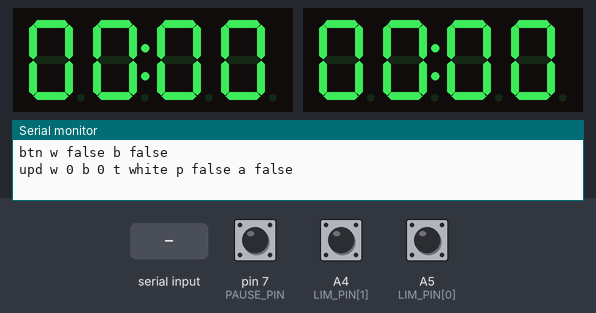
Bench run of a program on a simulated Arduino Uno, built with avr-gcc and run on an emulated ATmega328P. Parts: 2 × 4-digit seven-segment display, the last lines printed to the serial monitor. Inputs (shaded band) come from the test bench; at power-on: A4 (LIM_PIN[1]) HIGH, A5 (LIM_PIN[0]) HIGH, pin 7 (PAUSE_PIN) HIGH.

Above: at 1.2 s.
1.3 s: A4 (LIM_PIN[1]) pulled LOW for 0.15 s
At 1.82 s:
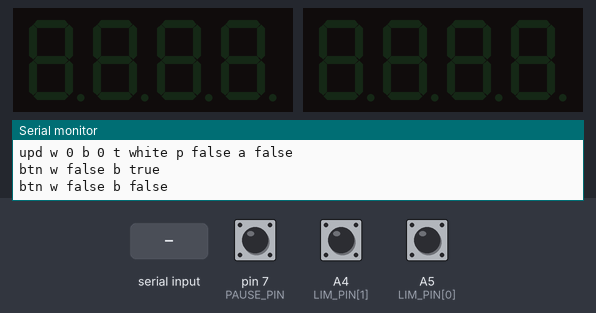
2.9 s: A5 (LIM_PIN[0]) pulled LOW for 0.15 s
4.5 s: "rst\n" received over Serial
6.0 s: "pause\n" received over Serial
7.5 s: A4 (LIM_PIN[1]) pulled LOW for 1 s
10.0 s: "rst 90 45\n" received over Serial
Timing chart, 0 to 13.0 s (numbered marks = the images above; inputs shaded):
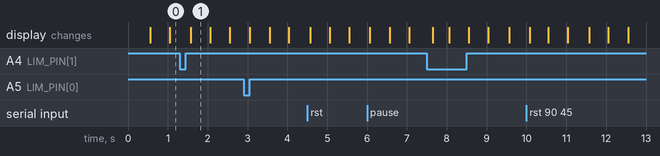

The program:

main.cpp
```cpp
#include <Arduino.h>
#include <TM1637Display.h>

//                                                                                                //
// ====================================== Pin Definitions ======================================= //
//                                                                                                //

const int PAUSE_PIN = 7;
const int LIM_PIN[] = {A5, A4};

TM1637Display displays[] = {TM1637Display(A3, A2), TM1637Display(A1, A0)};

//                                                                                                //
// ========================================= Constants ========================================== //
//                                                                                                //

enum Color {
    WHITE = 0,
    BLACK = 1,
};

const unsigned long BLINK_INTERVAL = 500;
const unsigned long SERIAL_REPORT_INTERVAL = 1000;

//                                                                                                //
// ========================================= Game State ========================================= //
//                                                                                                //

unsigned long time_left[2] = {0, 0};
unsigned long last_time_update = 0;
Color current = WHITE;

bool button_states[2] = {false, false};
bool pause_was_pressed = false;
unsigned long paused_time = 0;

unsigned long last_serial_report = 0;

bool game_running = false;
bool paused = false;

unsigned long initial_time = 0;
unsigned long time_increment = 0;

char input_string[128];
size_t input_string_idx = 0;

//                                                                                                //
// ===================================== Utility Functions ====================================== //
//                                                                                                //

/**
 * Update the measured time for both colors. Should be called regularly, especially before making
 * any state changes or sending updates.
 *
 * @param[in] current_time The current time in milliseconds.
 */
void update_time(unsigned long current_time) {
    if (last_time_update == 0) {
        last_time_update = current_time;
        return;
    }

    if (paused) {
        last_time_update = current_time;
        return;
    }

    unsigned long elapsed = current_time - last_time_update;
    last_time_update = current_time;
    if (elapsed > time_left[current]) {
        time_left[current] = 0;
        game_running = false;
        return;
    }

    time_left[current] -= elapsed;
}

/**
 * Update the time remaining on both displays.
 */
void display_time() {
    for (int i = 0; i < 2; ++i) {
        const int mins = time_left[i] / 60000;
        const int secs = (time_left[i] / 1000) % 60;
        displays[i].showNumberDecEx(mins * 100 + secs, 0b01000000, true);
    }
}

/**
 * Clear both displays.
 */
void clear_displays() {
    for (auto& display : displays) {
        display.clear();
    }
}

/**
 * Send a serial update with the current state.
 *
 * @param[in] current_time The current time in milliseconds.
 */
void send_serial_update(unsigned long current_time) {
    last_serial_report = (current_time / SERIAL_REPORT_INTERVAL) * SERIAL_REPORT_INTERVAL;
    Serial.print("upd w ");
    Serial.print(time_left[WHITE]);
    Serial.print(" b ");
    Serial.print(time_left[BLACK]);
    Serial.print(" t ");
    Serial.print(current == WHITE ? "white" : "black");
    Serial.print(" p ");
    Serial.print(paused ? "true" : "false");
    Serial.print(" a ");
    Serial.print(game_running ? "true" : "false");
    Serial.println();
}

/**
 * Send a serial update with the current button states.
 */
void send_button_update() {
    Serial.print("btn w ");
    Serial.print(button_states[WHITE] ? "true" : "false");
    Serial.print(" b ");
    Serial.print(button_states[BLACK] ? "true" : "false");
    Serial.println();
}

/**
 * Update the button states.
 */
void update_button_states() {
    const bool w = digitalRead(LIM_PIN[WHITE]) == LOW;
    const bool b = digitalRead(LIM_PIN[BLACK]) == LOW;
    const bool updated = w != button_states[WHITE] || b != button_states[BLACK];

    button_states[WHITE] = w;
    button_states[BLACK] = b;
    if (updated) send_button_update();
}

/**
 * Parse and handle a command recieved over serial.
 *
 * @param[in] command The full command received over serial.
 * @param[in] current_time The current time in milliseconds.
 */
void handle_command(String command, unsigned long current_time) {
    if (command.startsWith("rst")) {
        unsigned long base, inc;
        int res = sscanf(command.c_str(), "rst %lu %lu", &base, &inc);
        switch (res) {
            case 2:
                time_left[WHITE] = base;
                time_left[BLACK] = base;
                time_increment = inc;
                current = WHITE;
                game_running = true;
                Serial.println("ack");
                send_serial_update(current_time);
                return;
            default:
                Serial.println("rej Argument error");
                return;
        }
    }

    if (command.startsWith("set")) {
        char w[8];
        char b[8];
        int res = sscanf(command.c_str(), "set w %s b %s", w, b);
        switch (res) {
            case 2:
                if (strcmp(w, "-") != 0) {
                    time_left[WHITE] = atol(w);
                }
                if (strcmp(b, "-") != 0) {
                    time_left[BLACK] = atol(b);
                }
                Serial.println("ack");
                send_serial_update(current_time);
                return;
            default:
                Serial.println("rej Argument error");
                return;
        }
    }

    if (command.startsWith("pause")) {
        paused = true;
        Serial.println("ack");
        send_serial_update(current_time);
        return;
    }

    if (command.startsWith("resume")) {
        paused = false;
        Serial.println("ack");
        send_serial_update(current_time);
        return;
    }
}

//                                                                                                //
// ==================================== Arduino Control Flow ==================================== //
//                                                                                                //

void setup() {
    Serial.begin(9600);
    Serial.setTimeout(1000);

    pinMode(PAUSE_PIN, INPUT_PULLUP);
    pinMode(LIM_PIN[WHITE], INPUT_PULLUP);
    pinMode(LIM_PIN[BLACK], INPUT_PULLUP);

    for (auto& display : displays) {
        display.setBrightness(1);
        display.clear();
    }
}

void loop() {
    unsigned long current_time = millis();
    update_time(current_time);

    // Check for new serial commands.
    while (Serial.available()) {
        char c = Serial.read();
        if (c == '\n') {
            input_string[input_string_idx] = '\0';
            handle_command(String(input_string), current_time);
            input_string_idx = 0;
        } else {
            input_string[input_string_idx++] = c;
        }
    }

    // Check for button presses.
    bool pause_pressed = digitalRead(PAUSE_PIN) == LOW;
    if (game_running && current_time - paused_time > 200) {
        if (pause_pressed) {
            if (!pause_was_pressed) {
                pause_was_pressed = true;
                paused = !paused;
                paused_time = current_time;
                send_serial_update(current_time);
                return;
            }
        } else
            pause_was_pressed = false;
    }
    update_button_states();
    if (button_states[current]) {
        time_left[current] += time_increment;
        current = (Color)(1 - current);
        send_serial_update(current_time);
        delay(100);
        return;
    }

    // Update the displays.
    if (paused || !game_running) {
        const int cycle = (current_time / BLINK_INTERVAL) % 2;
        if (cycle == 0)
            display_time();
        else
            clear_displays();
    }

    // Send regular serial updates.
    if (current_time - last_serial_report >= SERIAL_REPORT_INTERVAL) {
        send_button_update();
        send_serial_update(current_time);
        display_time();
    }
}
```

Measured:
- what the display in image 1 shows lasts 0.5 s, from 1.6 s to 2.1 s
